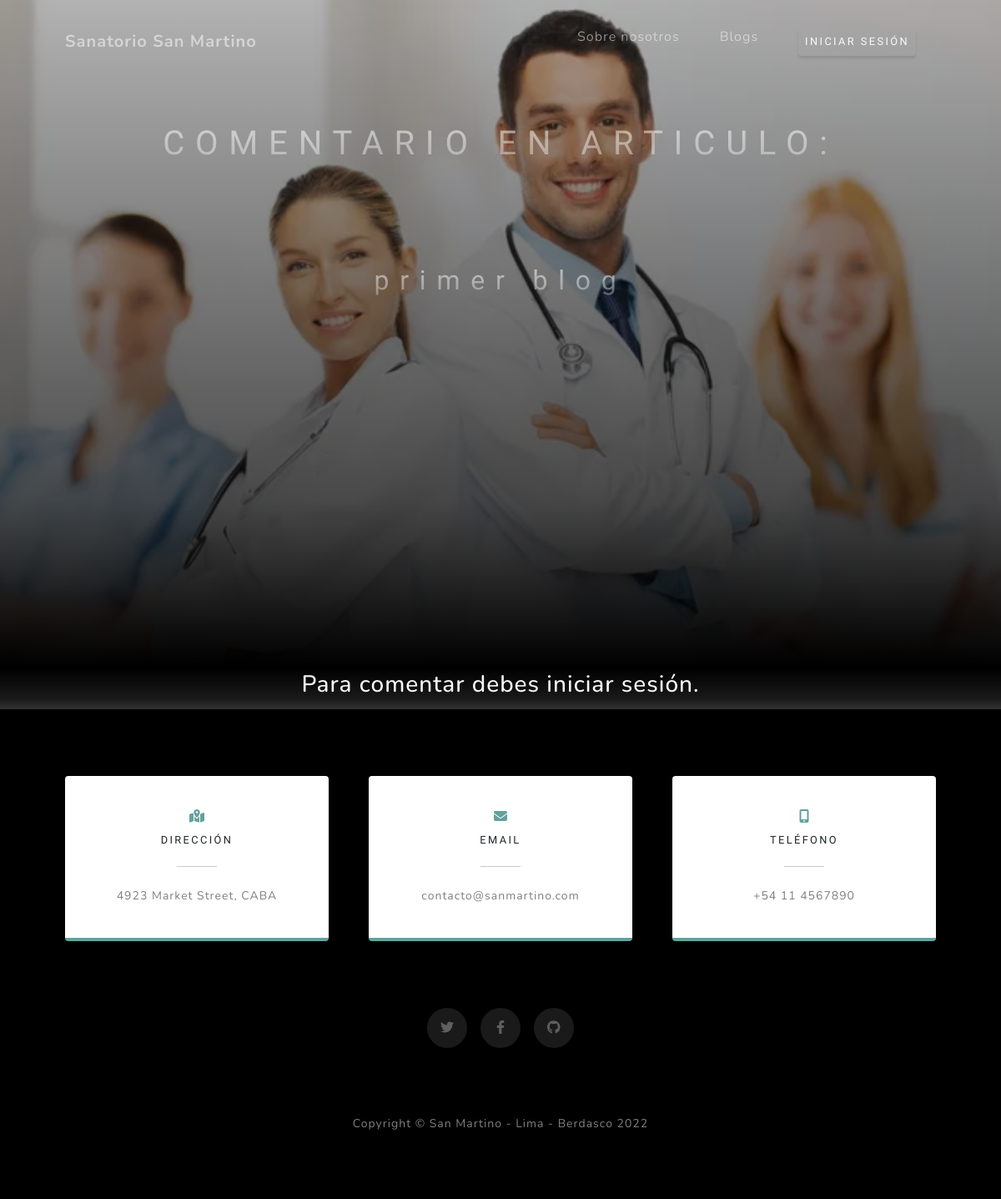
Page /page/page2/comentario on the earlier database version.
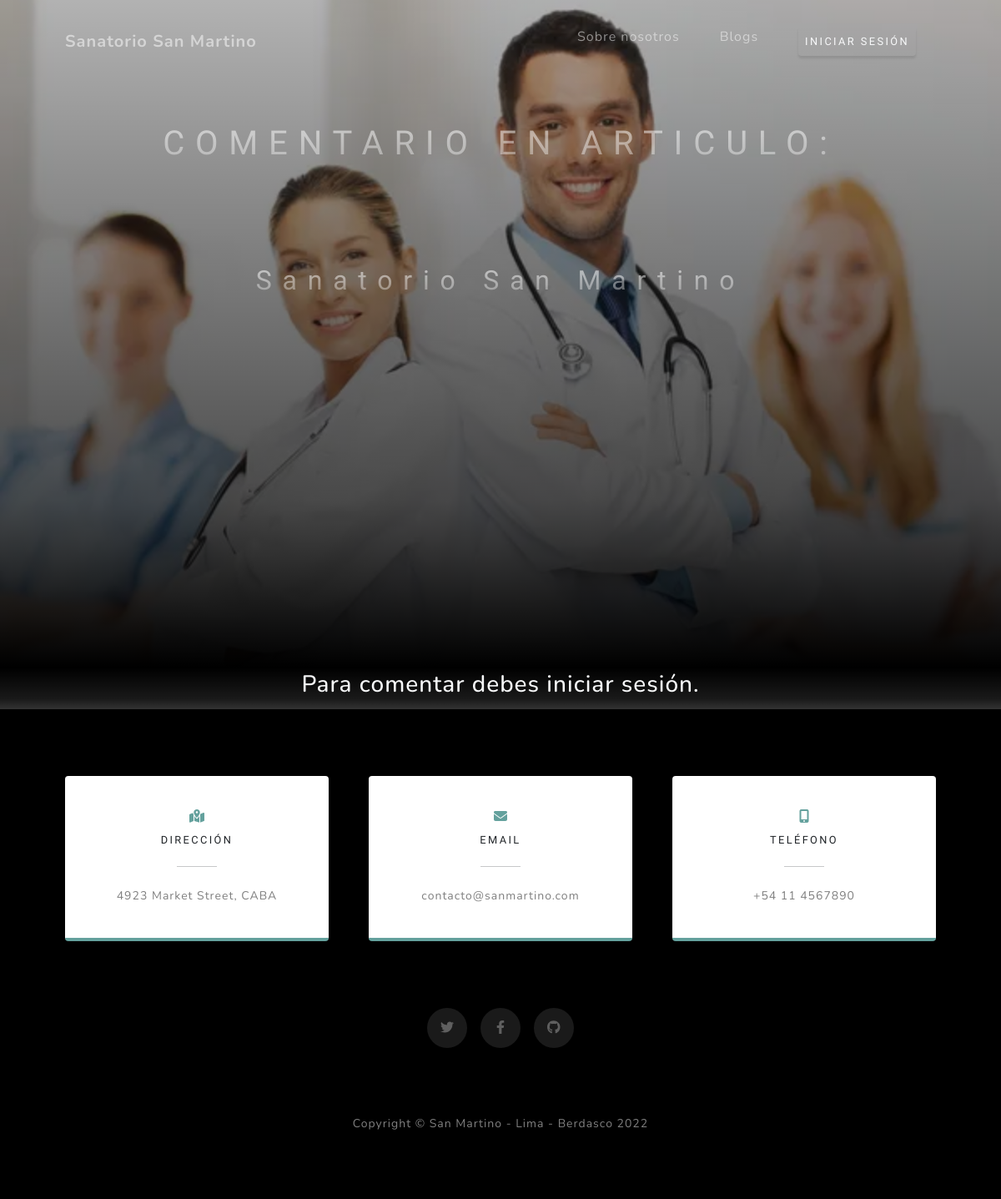
Same page on the later database version.
### app_blog/models.py (models this page shows, shortened)
class Blog(models.Model):
    titulo = models.CharField(max_length=80)
    subtitulo = models.CharField(max_length=80)
    autor = models.ForeignKey(User, on_delete=models.CASCADE, null = True)
    cuerpo = RichTextField()
    fecha = models.DateField(auto_now=True)
    imagen =  models.ImageField(upload_to='imagenes', null=True, blank=True)

### app_blog/views.py (the view)
# urls.py: path('page<int:id>/comentario', views.comentario_form, name='comentario_form' ),
def comentario_form(request, id) :
    articulo = Blog.objects.get(id=id)
    if request.method == 'POST':
        formulario = ComentarioFormulario(request.POST)
        if formulario.is_valid():
            data = formulario.cleaned_data
            comentario = Comentario(cuerpo=data['cuerpo'])
            comentario.articulo = articulo
            comentario.autor = request.user
            comentario.save()
            return redirect(reverse('listar_blog'))
    else:
        formulario = ComentarioFormulario()
        contexto = {
            'formulario': formulario,
            'articulo': articulo,
        }
    return render(request, "app_blog/comentario_form.html", contexto)

### app_blog/templates/app_blog/comentario_form.html
{% extends "app_sanatorio/base.html" %}
{% block base %}
<h1 class="fs-1 mt-5 p-5 text-center">COMENTARIO EN ARTICULO:</h1>
<h1 class="fs-2 mt-2 p-1 text-center text-light">{{ articulo.titulo }}</h1>
{% endblock base %}
{% block section %}
<section class="p-1 d-flex flex-column text-light about-section text-center" id="about">
    {% if user.is_authenticated %}
        <div class="d-flex justify-content-center p-5 m-5">
            <form class="d-flex flex-column align-items-end text-light" method="post">
                {% csrf_token %}
                {{ formulario.media }}
                {{ formulario.as_p }}
                <input class="btn btn-outline-light fw-bolder p-2 m-3" type="submit" value="Enviar" />
            </form>
        </div>
    {% else %}
        <h3>Para comentar debes iniciar sesión.</h3>
    {% endif %}
</section>
{% endblock section %}

Differences in the rows shown:
changed Blog: titulo "primer blog" → "Sanatorio San Martino"
